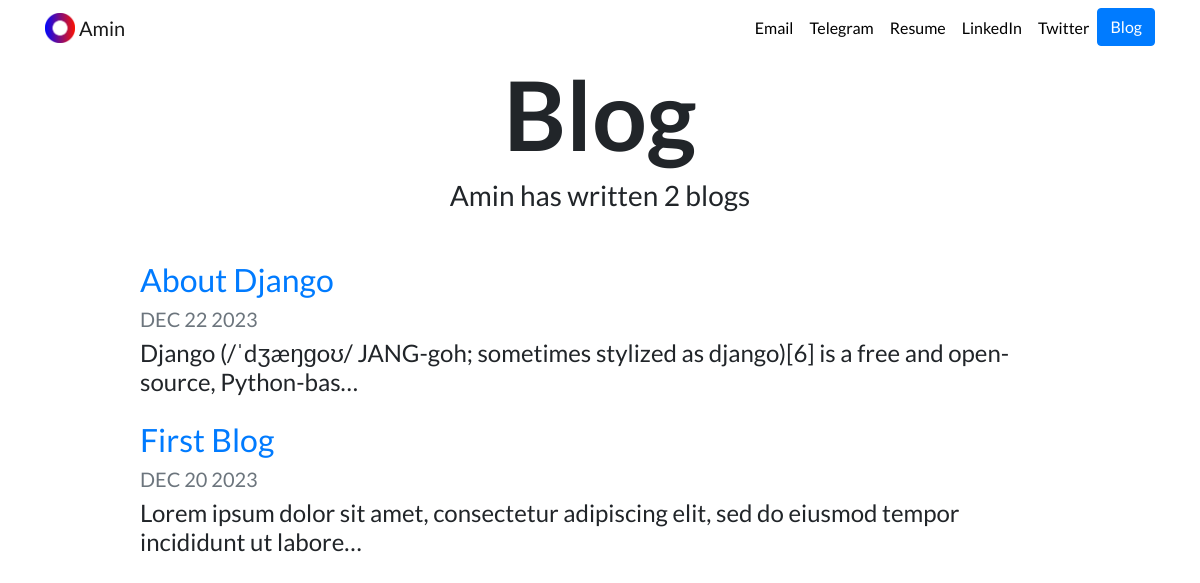
Screenshot of /blog/ with the database file from the repository.
### blog/models.py (models this page shows, shortened)
class Blog(models.Model):
    title = models.CharField(max_length=200)
    description = models.TextField(max_length=100_000)
    date = models.DateField()

### blog/views.py (the view)
# urls.py: path('', views.all_blogs, name='all_blogs'),
def all_blogs(request):
    blogs = Blog.objects.order_by('-date')
    return render(request, 'blog/all_blogs.html', {'blogs':blogs})

### blog/templates/blog/all_blogs.html
{% extends "portfolio/base.html" %}
{% load static %}
{% block content %}
<h1 id="blogtitle" class="font-weight-bold text-center">Blog</h1>
<h3 class="text-center mb-5">Amin has written {{ blogs.count }} blog{{ blogs.count|pluralize }}</h3>
{% for blog in blogs %}
<div class="row justify-content-center my-3">
  <div class="col-md-10">
    <a href="{% url 'blog:detail' blog.id %}">
      <h2>{{ blog.title }}</h2>
    </a>
    <h5 class="text-muted">{{ blog.date|date:'M d Y'|upper }}</h5>
    <h4>{{ blog.description|striptags|truncatechars:100 }}</h4>
  </div>
</div>
{% endfor %}
{% endblock %}

### portfolio/static/portfolio/custom.css (style rules this page uses)
body { font-family: 'Lato', sans-serif; }
#blogtitle { font-size: 6rem; }

### rows the page displays
Blog: title "About Django", date "DEC 22 2023", description "Django (/ˈdʒæŋɡoʊ/ JANG-goh; sometimes stylized as django)[6] is a free and open-source, Python-bas…"
Blog: title "First Blog", date "DEC 20 2023", description "Lorem ipsum dolor sit amet, consectetur adipiscing elit, sed do eiusmod tempor incididunt ut labore…"

### other values shown
{{ blogs.count }} "2"
